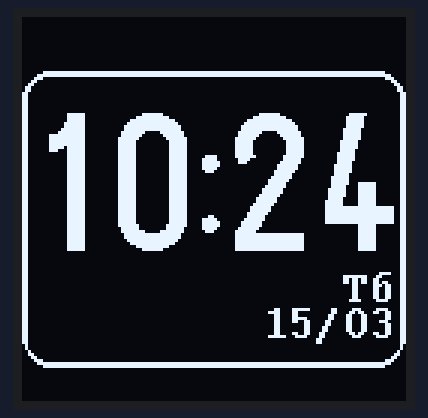
This sketch was run on a simulated Arduino Uno, built with avr-gcc and run on an emulated ATmega328P. Parts: 128×128 one-colour display. The local clock reads 2024-03-15 10:24:30 at power-on unless the sketch sets it.

Above: at 1.0 s.
At 19.9 s:
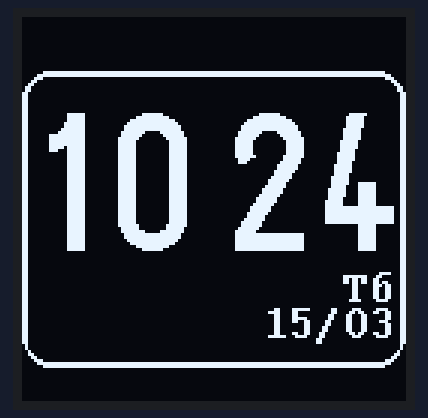
At 30.9 s:
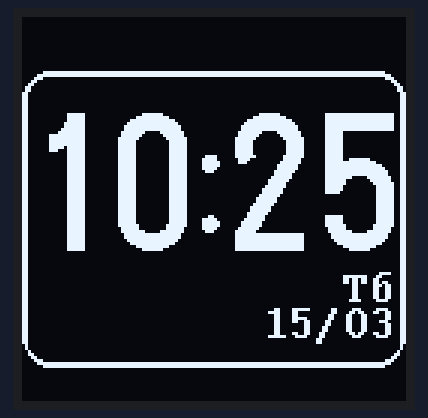
At 37.9 s:
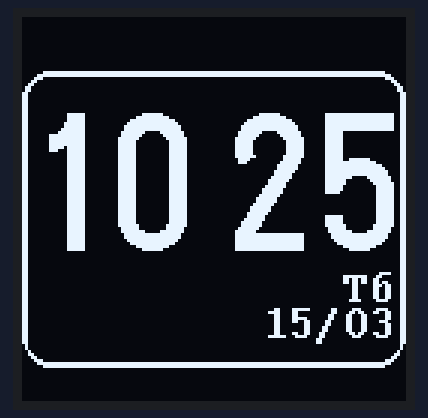

Measured:
- what the display in image 0 shows lasts 0.9 s, from 1.0 s to 1.9 s
- what the display in image 1 shows lasts 1.0 s, from 19.9 s to 20.9 s

The sketch:

BLKLab_02_Code_Test_Man_Hinh_OLED_1_5inh.ino
```cpp
#include <Wire.h>
#include <U8g2lib.h>
#include <RTClib.h>

U8G2_SH1107_SEEED_128X128_1_HW_I2C u8g2(U8G2_R0);
RTC_DS3231 rtc;

int lastMinute = -1;
bool lastBlink = false;

// Mảng thứ (viết tắt gọn, phù hợp font nhỏ)
const char* dayNames[7] = {"CN", "T2", "T3", "T4", "T5", "T6", "T7"};

void setup() {
  u8g2.begin();
  if (!rtc.begin()) {
    while (1);
  }
  if (rtc.lostPower()) {
    rtc.adjust(DateTime(F(__DATE__), F(__TIME__)));
  }

  // Vẽ nền ban đầu (có thể bỏ trống)
  u8g2.firstPage();
  do {
    // không vẽ gì ở đây vì loop sẽ vẽ hết
  } while (u8g2.nextPage());
}

void loop() {
  DateTime now = rtc.now();
  bool blink = (now.second() % 2 == 0);

  // Chỉ update khi phút hoặc trạng thái ":" thay đổi
  if (now.minute() == lastMinute && blink == lastBlink) return;

  lastMinute = now.minute();
  lastBlink = blink;

  char hourBuf[3];
  char minBuf[3];
  sprintf(hourBuf, "%02d", now.hour());
  sprintf(minBuf, "%02d", now.minute());

  // Lấy dữ liệu thứ - ngày - tháng
  int dow = now.dayOfTheWeek();
  char dateBuf[6];
  sprintf(dateBuf, "%02d/%02d", now.day(), now.month());

  int y = 78;
  u8g2.firstPage();
  do {


    // ===== VẼ GIỜ : PHÚT =====
    u8g2.setDrawColor(1);
    u8g2.setFont(u8g2_font_logisoso46_tn);
    u8g2.drawStr(-1, y, hourBuf);
    if (blink)
      u8g2.drawStr(54, y, ":");
    u8g2.drawStr(68, y, minBuf);


    // ===== VẼ THỨ + NGÀY/THÁNG
    u8g2.setDrawColor(1);
    u8g2.setFont(u8g2_font_courB10_tf);

    const char* dowStr = dayNames[dow];
    int dowWidth = u8g2.getStrWidth(dowStr);
    int dateWidth = u8g2.getStrWidth(dateBuf);

    int xRight = 123;                    // lùi vào 5px
    int dowX = xRight - dowWidth;
    int dateX = xRight - dateWidth;

    u8g2.drawStr(dowX, 95, dowStr);     // hàng 1: thứ
    u8g2.drawStr(dateX, 107, dateBuf);   // hàng 2: ngày/tháng

    // ===== KHUNG VIỀN BO TRÒN =====
    u8g2.setDrawColor(1);
    u8g2.drawRFrame(0, 18, 128, 98,10);   // bo góc 5px
    u8g2.setDrawColor(1);
    u8g2.drawRFrame(1, 19, 126, 98,8);   // bo góc 5px
  } while (u8g2.nextPage());
}
```
